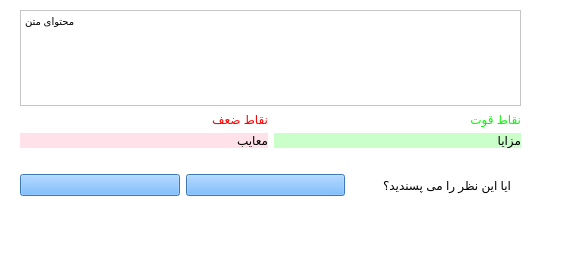
<?xml version="1.0" encoding="UTF-8"?>
<ui version="4.0">
 <class>CommentListWidgetItem</class>
 <widget class="QWidget" name="CommentListWidgetItem">
  <property name="geometry">
   <rect>
    <x>0</x>
    <y>0</y>
    <width>570</width>
    <height>255</height>
   </rect>
  </property>
  <property name="windowTitle">
   <string>Form</string>
  </property>
  <property name="styleSheet">
   <string notr="true">background-color: rgb(255, 255, 255);</string>
  </property>
  <widget class="QWidget" name="layoutWidget">
   <property name="geometry">
    <rect>
     <x>20</x>
     <y>10</y>
     <width>501</width>
     <height>138</height>
    </rect>
   </property>
   <layout class="QGridLayout" name="gridLayout">
    <item row="0" column="0" colspan="2">
     <widget class="QTextEdit" name="txt_description">
      <property name="styleSheet">
       <string notr="true">border-color: rgb(255, 255, 255);
font: 75 8pt &quot;8514oem&quot;;
font: 12pt &quot;8514oem&quot;;
font: 12pt &quot;MS UI Gothic&quot;;
font: 75 10pt &quot;MS Shell Dlg 2&quot;;</string>
      </property>
      <property name="html">
       <string>&lt;!DOCTYPE HTML PUBLIC &quot;-//W3C//DTD HTML 4.0//EN&quot; &quot;http://www.w3.org/TR/REC-html40/strict.dtd&quot;&gt;
&lt;html&gt;&lt;head&gt;&lt;meta name=&quot;qrichtext&quot; content=&quot;1&quot; /&gt;&lt;style type=&quot;text/css&quot;&gt;
p, li { white-space: pre-wrap; }
&lt;/style&gt;&lt;/head&gt;&lt;body style=&quot; font-family:'MS Shell Dlg 2'; font-size:10pt; font-weight:72; font-style:normal;&quot;&gt;
&lt;p style=&quot; margin-top:0px; margin-bottom:0px; margin-left:0px; margin-right:0px; -qt-block-indent:0; text-indent:0px;&quot;&gt;&lt;span style=&quot; font-size:7.8pt; font-weight:400;&quot;&gt;محتوای متن&lt;/span&gt;&lt;/p&gt;
&lt;p style=&quot;-qt-paragraph-type:empty; margin-top:0px; margin-bottom:0px; margin-left:0px; margin-right:0px; -qt-block-indent:0; text-indent:0px; font-size:7.8pt; font-weight:400;&quot;&gt;&lt;br /&gt;&lt;/p&gt;&lt;/body&gt;&lt;/html&gt;</string>
      </property>
     </widget>
    </item>
    <item row="2" column="0">
     <widget class="QLabel" name="lab_disadv_content">
      <property name="styleSheet">
       <string notr="true">font: 75 10pt &quot;MS Shell Dlg 2&quot;;
background-color: rgb(255, 226, 233);
gridline-color: rgb(0, 255, 0);</string>
      </property>
      <property name="text">
       <string>معایب</string>
      </property>
     </widget>
    </item>
    <item row="2" column="1">
     <widget class="QLabel" name="lab_adv_content">
      <property name="styleSheet">
       <string notr="true">font: 75 10pt &quot;MS Shell Dlg 2&quot;;
background-color: rgb(202, 255, 202);</string>
      </property>
      <property name="text">
       <string>مزایا </string>
      </property>
     </widget>
    </item>
    <item row="1" column="0">
     <widget class="QLabel" name="lab_disadv">
      <property name="styleSheet">
       <string notr="true">background-color: rgb(255, 255, 255);
color: rgb(255, 0, 0);</string>
      </property>
      <property name="text">
       <string>نقاط ضعف</string>
      </property>
     </widget>
    </item>
    <item row="1" column="1">
     <widget class="QLabel" name="lab_adv">
      <property name="styleSheet">
       <string notr="true">background-color: rgb(255, 255, 255);
color: rgb(0, 255, 0);</string>
      </property>
      <property name="text">
       <string>نقاط قوت</string>
      </property>
     </widget>
    </item>
   </layout>
  </widget>
  <widget class="QWidget" name="layoutWidget">
   <property name="geometry">
    <rect>
     <x>20</x>
     <y>170</y>
     <width>491</width>
     <height>30</height>
    </rect>
   </property>
   <layout class="QGridLayout" name="gridLayout_2">
    <item row="0" column="0">
     <widget class="QPushButton" name="bnt_dislike">
      <property name="styleSheet">
       <string notr="true">background-color: rgb(85, 170, 255);</string>
      </property>
      <property name="text">
       <string/>
      </property>
     </widget>
    </item>
    <item row="0" column="1">
     <widget class="QPushButton" name="bnt_like">
      <property name="styleSheet">
       <string notr="true">background-color: rgb(85, 170, 255);</string>
      </property>
      <property name="text">
       <string/>
      </property>
     </widget>
    </item>
    <item row="0" column="2">
     <widget class="QLabel" name="label_5">
      <property name="text">
       <string>ایا این نظر را می پسندید؟</string>
      </property>
     </widget>
    </item>
   </layout>
  </widget>
 </widget>
 <resources/>
 <connections/>
</ui>
